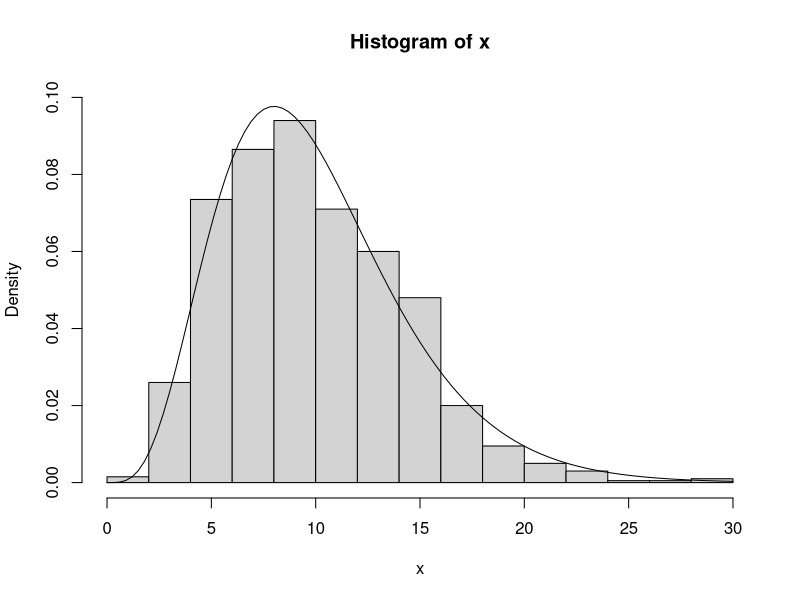

Write the R code that produced this figure. (Note: this script raises an error after producing the figure.)
## ---- chunk 1
draws = 1000
k = 10
x = rep(NA,draws)
for (j in 1:draws){x[j]=sum(rnorm(10)^2)}
h = hist(x,plot=F)
ylim = range(0,h$density,0.10)
hist(x,freq=F,ylim=ylim)
curve(dchisq(x,df=k),add=TRUE)
## ---- chunk 2
CrossTable(gss$degree,gss$vote12,prop.r = FALSE,prop.c = FALSE,prop.chisq = FALSE,prop.t=FALSE)
## ---- chunk 3
chisq.test(gss$degree,gss$vote12)
## ---- chunk 4
votegun   = subset(gss,
                   vote12 %in% c("voted","did not vote") &
                        owngun %in% c("yes","no"),
                   select = c("vote12","owngun"))
votegun$vote12 = ifelse(votegun$vote12=="voted",1,0)
votegun$owngun = ifelse(votegun$owngun=="yes",1,0)
t.test(votegun$vote12~votegun$owngun)
## ---- chunk 5
chisq.test(votegun$vote12,votegun$owngun)
## ---- chunk 6
CrossTable(votegun$vote12,votegun$owngun,prop.r = FALSE,prop.c = FALSE,prop.chisq = FALSE,prop.t=FALSE)
## ---- chunk 7
binom.test(16,40)
